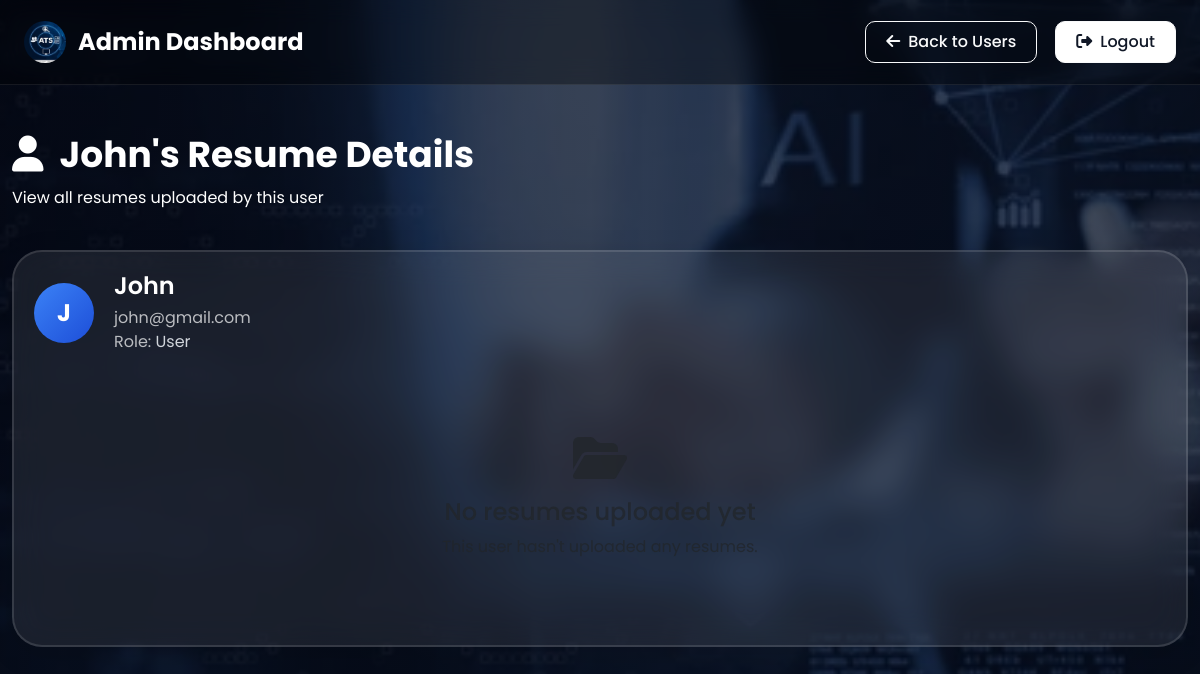
Page /admin/user/4 (signed in) on the earlier database version.
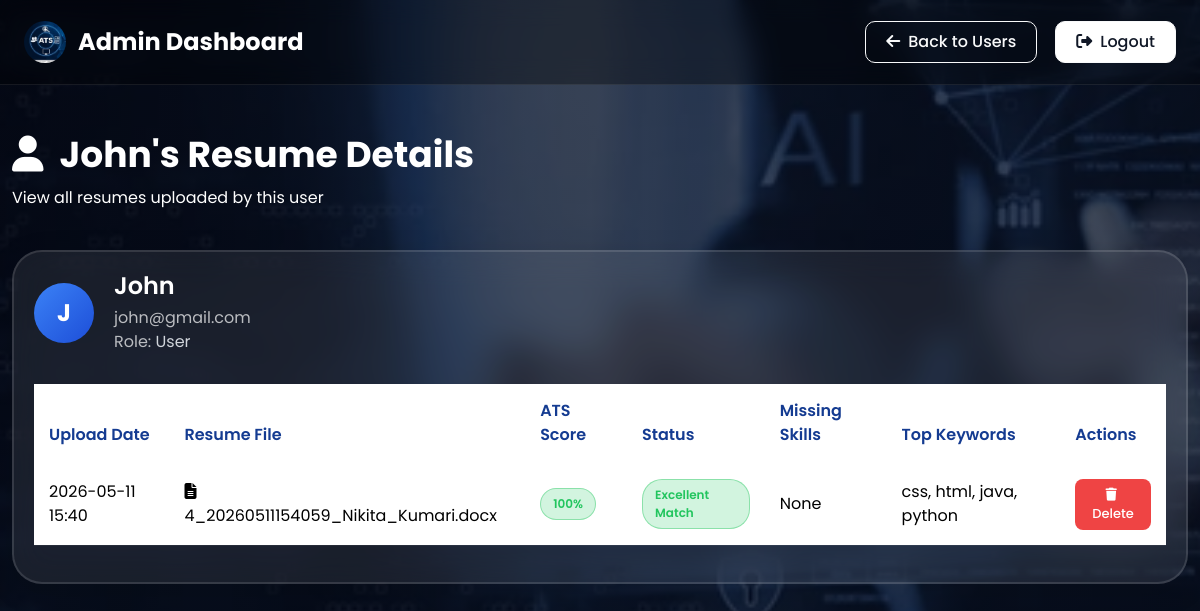
Same page on the later database version.
### tables this page shows
CREATE TABLE users(
        id INTEGER PRIMARY KEY AUTOINCREMENT,
        name TEXT,
        email TEXT UNIQUE,
        password TEXT,
        role TEXT
    );

CREATE TABLE resumes(
        id INTEGER PRIMARY KEY AUTOINCREMENT,
        user_id INTEGER,
        filename TEXT,
        score INTEGER,
        missing_skills TEXT,
        summary TEXT,
        top_keywords TEXT,
        uploaded_at TEXT
    , ai_tips TEXT);

### app.py (the view)
@app.route("/admin/user/<int:user_id>")
def admin_view_user(user_id):
    if "role" not in session or session["role"] != "admin":
        return redirect("/login")
    conn = get_db()
    cur = conn.cursor()
    user = cur.execute(
        "SELECT id, name, email, role FROM users WHERE id = ?",
        (user_id,)
    ).fetchone()
    if not user:
        conn.close()
        return "User not found", 404
    resumes = cur.execute(
        "SELECT id, filename, score, missing_skills, summary, top_keywords, uploaded_at "
        "FROM resumes WHERE user_id = ? ORDER BY uploaded_at DESC",
        (user_id,)
    ).fetchall()
    conn.close()
    return render_template("admin_user.html", user=user, resumes=resumes)

### app.py (called while the page is built)
def get_db():
    conn = sqlite3.connect("database.db", timeout=10)
    conn.row_factory = sqlite3.Row
    return conn

### templates/admin_user.html (shortened to what this page needs)
<!DOCTYPE html>
<html lang="en">
<head>
<link rel="stylesheet" href="https://cdn.jsdelivr.net/npm/bootstrap@5.3.2/dist/css/bootstrap.min.css">
<link rel="stylesheet" href="https://cdnjs.cloudflare.com/ajax/libs/font-awesome/6.4.2/css/all.min.css">
</head>
<body>
<nav class="navbar navbar-expand-lg navbar-dark px-4 py-3">
  <a class="navbar-brand text-white" href="/admin">
    <img src="{{ url_for('static', filename='Logo.jpg') }}" alt="Logo" height="36" class="logo">
    Admin Dashboard
  </a>
  <div class="ms-auto d-flex gap-2">
    <a class="btn btn-outline-light nav-btn" href="/admin"><i class="fas fa-arrow-left me-2"></i>Back to Users</a>
    <a class="btn btn-light nav-btn" href="/logout"><i class="fas fa-sign-out-alt me-2"></i>Logout</a>
  </div>
</nav>
<div class="container py-5" style="max-width:1200px;">
  <div class="admin-heading">
    <h1><i class="fas fa-user me-3"></i>{{ user['name'] }}'s Resume Details</h1>
    <p>View all resumes uploaded by this user</p>
  </div>
  <div class="glass-card">
    <div class="user-info">
      <div class="user-avatar">
        {{ user['name'][0].upper() }}
      </div>
      <div class="user-details">
        <h3>{{ user['name'] }}</h3>
        <p>{{ user['email'] }}</p>
        <p>Role:
          {% if user['role'] == 'admin' %}
          <span style="color:#fbbf24;"><i class="fas fa-crown me-1"></i>Admin</span>
          {% else %}
          <span style="color:#d1d5db;">User</span>
          {% endif %}
        </p>
      </div>
    </div>
    {% if resumes %}
    <div class="table-responsive">
      <table class="table table-borderless align-middle">
        <thead>
          <tr>
            <th>Upload Date</th>
            <th>Resume File</th>
            <th>ATS Score</th>
            <th>Status</th>
            <th>Missing Skills</th>
            <th>Top Keywords</th>
            <th>Actions</th>
          </tr>
        </thead>
        <tbody>
          {% for resume in resumes %}
          {% set score = resume['score'] %}
          {% if score >= 80 %}
          {% set badge = 'badge-success' %}
          {% set status = 'Excellent Match' %}
          {% elif score >= 50 %}
          {% set badge = 'badge-warning' %}
          {% set status = 'Good Potential' %}
          {% else %}
          {% set badge = 'badge-danger' %}
          {% set status = 'Needs Improvement' %}
          {% endif %}
          <tr>
            <td>{{ resume['uploaded_at'][:16].replace('T', ' ') if resume['uploaded_at'] else 'N/A' }}</td>
            <td><i class="fas fa-file-alt me-2"></i>{{ resume['filename'] }}</td>
            <td><span class="result-pill {{ badge }}">{{ score }}%</span></td>
            <td><span class="result-pill {{ badge }}">{{ status }}</span></td>
            <td>{{ resume['missing_skills'] or 'None' }}</td>
            <td>{{ resume['top_keywords'] or 'N/A' }}</td>
            <td>
              <a href="/delete_resume/{{ resume['id'] }}" class="btn btn-sm btn-danger" onclick="return confirm('Delete this resume?')">
                <i class="fas fa-trash me-1"></i>Delete
              </a>
            </td>
          </tr>
          {% endfor %}
        </tbody>
      </table>
    </div>
    {% else %}
    <div class="text-center text-muted" style="padding:50px;">
      <i class="fas fa-folder-open fa-3x mb-3"></i>
      <h4>No resumes uploaded yet</h4>
      <p>This user hasn't uploaded any resumes.</p>
    </div>
    {% endif %}
  </div>
</div>
</body>
</html>

Differences in the rows shown:
added resumes: uploaded_at "2026-05-11 15:40", filename "4_20260511154059_Nikita_Kumari.docx", score "100", status "Excellent Match", missing_skills "None", top_keywords "css, html, java, python"
Other differences:
text now shown: "Upload Date Resume File ATS Score Status Missing Skills Top Keywords Actions"
